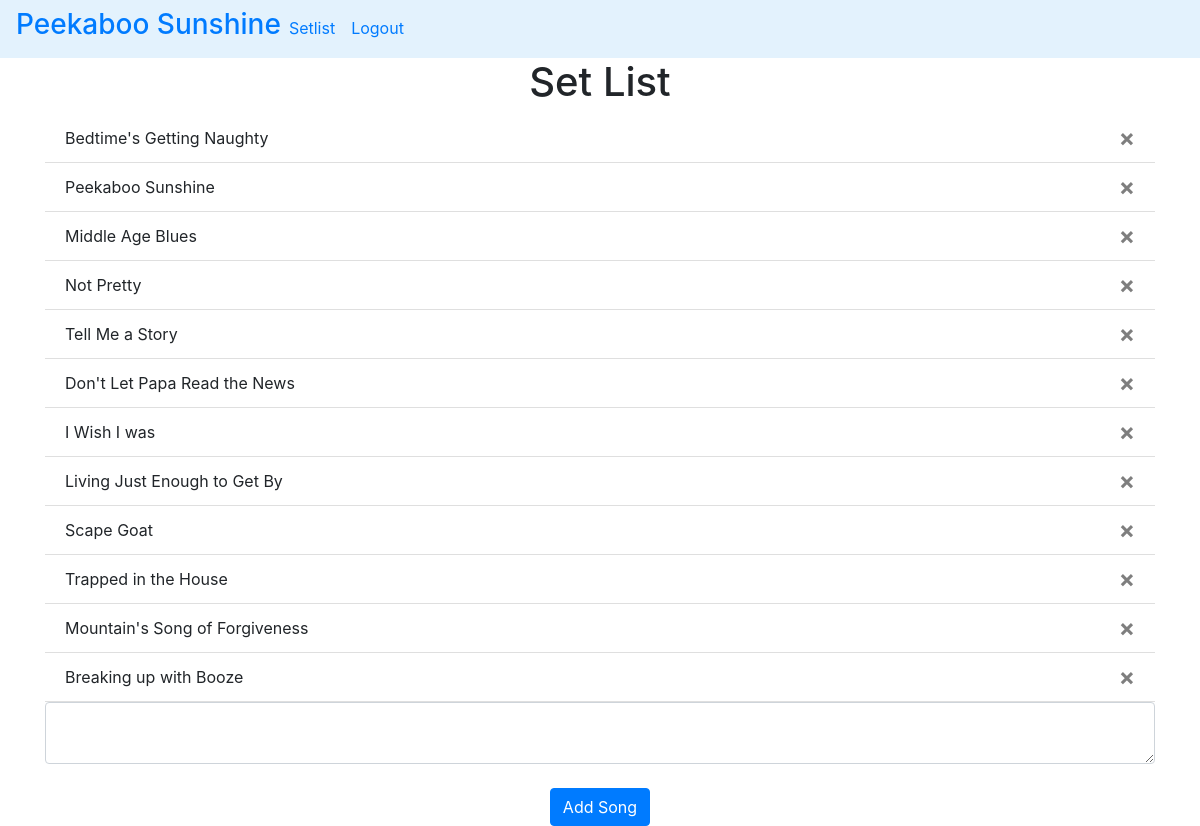
/ (signed in), run on the app's committed database.
### website/models.py (models this page shows)
class Note(db.Model):
    id = db.Column(db.Integer, primary_key=True)
    data = db.Column(db.String(10000))
    date = db.Column(db.DateTime(timezone=True), default=func.now())
    user_id = db.Column(db.Integer, db.ForeignKey('user.id'))

### website/views.py (the view, shortened to what this page needs)
@views.route('/', methods=['GET', 'POST'])
@login_required
def setlist():
    return render_template("setlist.html", user=current_user)

### website/__init__.py (called while the page is built)
def create_app():
    app = Flask(__name__)
    app.config['SECRET_KEY'] = 'fjeryqhckz adfoaiejrajlw adflikweruugggdaoae'
    app.config['SQLALCHEMY_DATABASE_URI'] = f'sqlite:///{DB_NAME}'
    db.init_app(app)
    from .views import views
    from .auth import auth
    app.register_blueprint(views, url_prefix='/')
    app.register_blueprint(auth, url_prefix='/')
    from .models import User, Note
    login_manager = LoginManager()
    login_manager.login_view = '/home'
    login_manager.init_app(app)
    @login_manager.user_loader
    def load_user(id):
        return User.query.get(int(id))
    return app

### website/templates/setlist.html
{% extends "base.html" %} {% block title %}Set List{% endblock %}
{% block content %}
<h1 align="center">Set List</h1>
<ul class="list-group list-group-flush" id="notes">
    {% for note in user.notes %}
    <li class="list-group-item" >{{ note.data }}
        <button type="button" class="close" onClick="deleteNote({{ note.id }})">
            <span aria-hidden="true">&times;</span>
        </button>
    </li>
    {% endfor %}
</ul>
<form method="POST">
    <textarea name="note" id="note" class="form-control"></textarea>
    <br />
    <div align="center">
        <button type="submit" class="btn btn-primary">Add Song</button>
    </div>
</form>
{% endblock %}

### website/templates/base.html (shortened to what this page needs)
<!DOCTYPE html>
<html>
  <head>
    <link
      rel="stylesheet"
      href="https://stackpath.bootstrapcdn.com/bootstrap/4.4.1/css/bootstrap.min.css"
    />
    <link
      rel="stylesheet"
      href="https://stackpath.bootstrapcdn.com/font-awesome/4.7.0/css/font-awesome.min.css"
    />
  </head>
  <body>
    <nav class="navbar navbar-expand-lg" style="background-color:#e3f2fd;">
      <div class="collapse navbar-collapse"  id="navbar">
        <div class="navbar-nav" >
          <h3 class="text-white"><a href="/home">Peekaboo Sunshine</a></h3>
          {% if user.is_authenticated %}
          <a class="nav-item nav-link" id="setlist" href="/">Setlist</a>
          <a class="nav-item nav-link" id="logout" href="/logout">Logout</a>
          {% endif %}
        </div>
      </div>
    </nav>
    <div class="container">
      {% block content %}
      {% endblock %}
    </div>
  </body>
</html>

### data on the page
Note: data "Bedtime's Getting Naughty"
Note: data "Peekaboo Sunshine"
Note: data "Middle Age Blues"
Note: data "Not Pretty"
Note: data "Tell Me a Story"
Note: data "Don't Let Papa Read the News"
Note: data "I Wish I was"
Note: data "Living Just Enough to Get By"
Note: data "Scape Goat"
Note: data "Trapped in the House"
Note: data "Mountain's Song of Forgiveness"
Note: data "Breaking up with Booze"
